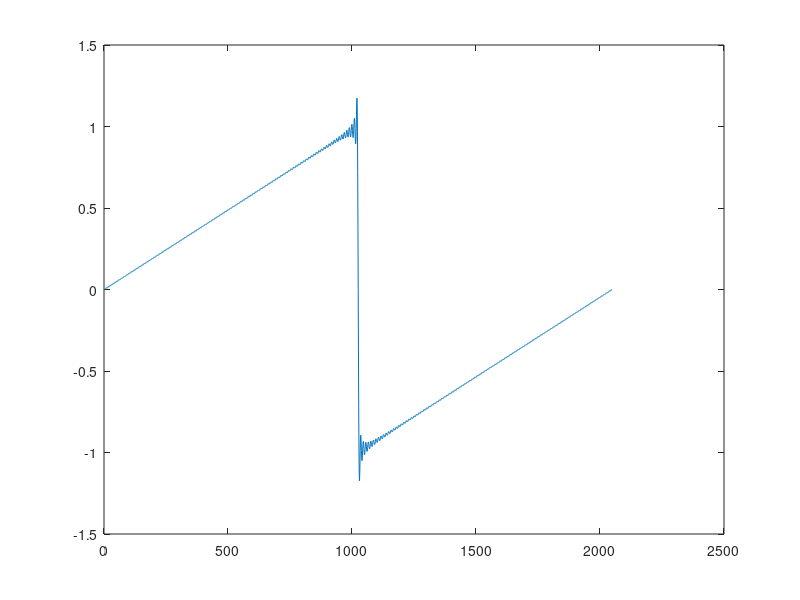
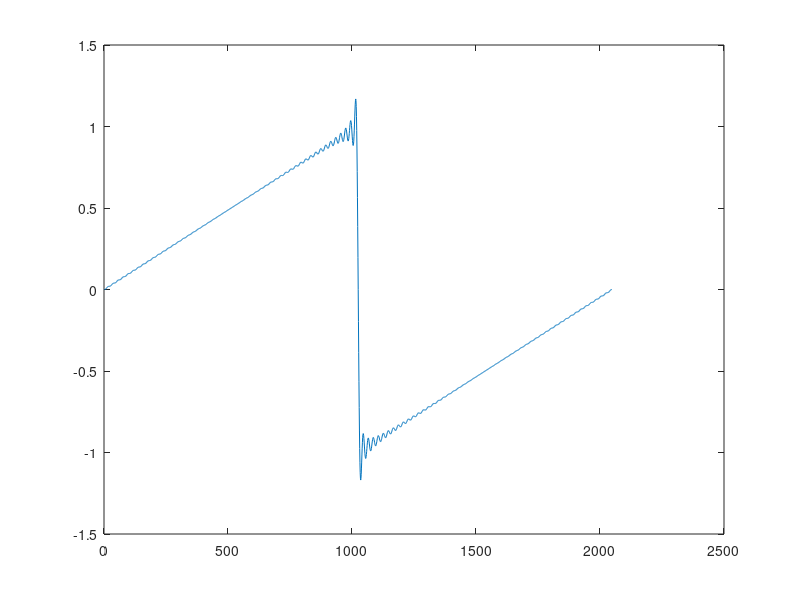

Source code (MATLAB) for these figures, in order:
%spencer jackson

nharm = 200;
nsamp = 2048;
t=-pi:(2*pi)/2048:(1*pi-1/2048);
t=[1:nharm]'*t;
size(t)

den = repmat(1./[1:nharm]',1,nsamp);
size(den)
saw = sum(repmat([-1;1],nharm/2,nsamp).*sin(t).*den);
saw = -2*sum(sin(t).*den)/pi;
size(saw)
tmp=fft(saw);
plot(1:nsamp,tmp)
plot(1:nsamp,abs(tmp))
plot(1:nsamp,ifft(tmp));
%plot(saw)

tmp2 = tmp;
tmp2(floor(.05*nsamp):ceil(.95*nsamp)) = 0;
figure(2);
plot(1:nsamp,ifft(tmp2))
figure(1);
